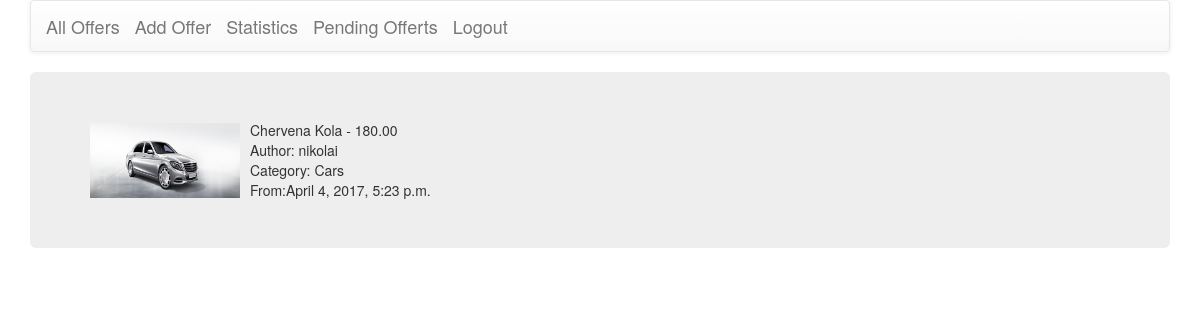
Screenshot of /offer/detail/1 (signed in) with the database file from the repository.
### simpleofferts/models.py (models this page shows, shortened)
class SimpleOfert(models.Model):
    title = models.CharField(max_length=255, unique=True)
    content = models.TextField()
    price = models.DecimalField(max_digits=15, decimal_places=2)
    image_field = models.ImageField()
    author = models.ForeignKey(User, related_name='authors')
    created_at = models.DateTimeField(default=timezone.now)
    category = models.ForeignKey(Categories, related_name='categorys')
    zero = '0'
    one = '1'
    two = '2'
    status_choices = (
        (zero, 'pending'),
        (one, 'approved'),
        (two, 'rejected'),
    )
    status = models.CharField(
        max_length=1,
        choices=status_choices,
        default=zero,
    )

class Categories(models.Model):
    title = models.CharField(max_length=50, unique=True)
    def __str__(self):
        return self.title

### simpleofferts/views.py (the view)
# urls.py: url(r'^offer/detail/(?P<offer>[0-9]+)', DetailOfferView.as_view(), name='detail-offer'),
class DetailOfferView(DetailView):
    pk_url_kwarg = 'offer'
    template_name = 'simpleofferts/detail_form.html'
    queryset = SimpleOfert.objects.all()

### templates/simpleofferts/detail_form.html
{% extends "simpleofferts/base.html" %}
{% block content %}
    <div class="jumbotron">
		<div class="media">
			<div class="media-left media-middle">
				<img src="/media/{{ object.image_field }}" width="150" height="75"></img>
			</div>
			<div class="media-body">
				{{ object.title }} - {{ object.price }} <br>
				Author: {{ object.author }} <br>
				Category: {{ object.category }} <br>
				From:{{ object.created_at }}
			</div>
        </div>
    </div>
{% endblock content %}

### rows the page displays
SimpleOfert: image_field (picture), title "Chervena Kola", price "180.00", author "nikolai", category "Cars", created_at "April 4, 2017, 5:23 p.m."
